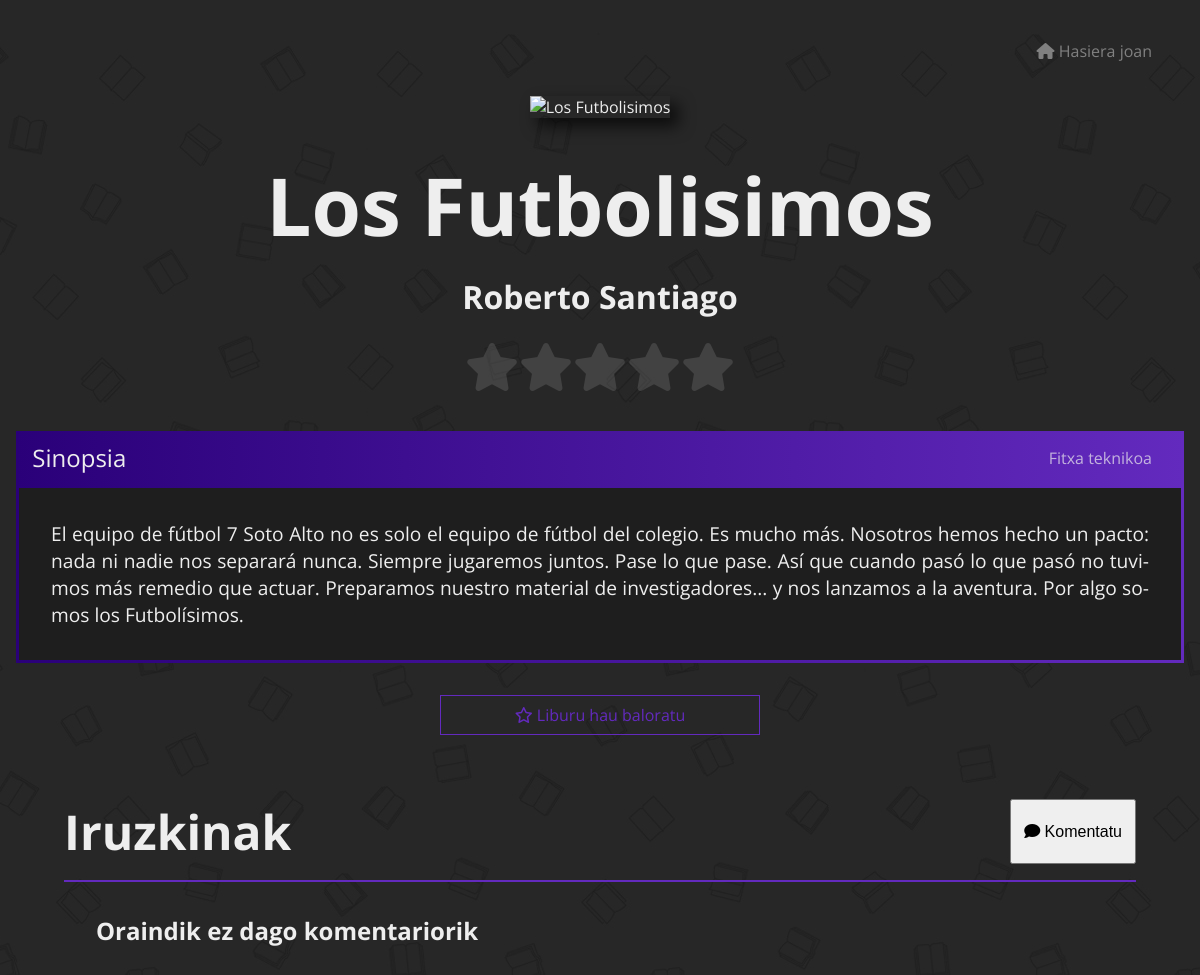
/views/book_info.php?liburua=4 (signed in), run on the app's committed database.
### tables this page shows
create table if not exists solicitud_libro (
  nickname varchar(255),
  id_libro int(5),
  estado enum('aceptado','denegado','espera') default 'espera' not null,
  foreign key (id_libro) references libro(id_libro) on delete cascade,
  foreign key (nickname) references usuario(nickname) on delete cascade
);

create table if not exists libro (
  id_libro int(5) auto_increment primary key,
  titulo varchar(255) not null,
  escritor varchar(255) not null,
  sinopsis varchar(2300),
  formato enum('Nobela','Komikia','Nobela grafikoa','Manga') not null,
  etiqueta varchar(255),
  portada varchar(255),
  edad_media int(2) unsigned default 0,
  num_lectores int unsigned default 0,
  nota_media int(1) unsigned default 0
);

### views/book_info.php (the view, shortened to what this page needs)
<?php
  include('../templates/head.php');
  include_once('../modules/connection.php');
  $book = $_REQUEST['liburua'];
  $query = $miPDO->prepare('SELECT libro.*, solicitud_libro.estado AS estado FROM libro, solicitud_libro WHERE libro.id_libro = :book AND libro.id_libro = solicitud_libro.id_libro');
  $query->execute(['book' => $book]);
  $results = $query->fetch();
?>
    <link rel="stylesheet" href="../styles/book_info.css">
</head>
<body>
  <main>
  <?php
    if ($results['estado'] === "aceptado") {
      echo ' <a class="back" href="main_menu.php"><i class="fa-solid fa-house"></i> Hasiera joan</a>';
    } else if ($results['estado'] === "espera") {
      echo ' <a class="back" href="management.php"><i class="fa-solid fa-house"></i> Administrazioara joan</a>';
    }
    ?>
    <figure>
      <?php echo '<img src="../src/img/books/'.$results['id_libro'].'.jpg" alt="'.$results['titulo'].'">' ?>
    </figure>
    <section>
      <header>
        <?php
          echo '<h1>'.$results['titulo'].'</h1>
                <h2>'.$results['escritor'].'</h2>';
        ?>
        <div class="stars">
          <?php
            if ($results['nota_media'] === 0) {
              for ($i = 0; $i <= 4; $i++) {
                echo '<i class="fa-solid fa-star"></i>';
              }
            }
          ?>
        </div>
      </header>
      <div class="info-container">
        <header>
          <p>Sinopsia</p>
          <p>Fitxa teknikoa</p>
        </header>
        <div class="container">
          <div class="sinopsis">
            <?php
              echo '<p>'.$results['sinopsis'].'</p>';
            ?>
          </div>
        </div>
      </div>
      <?php
        $query = $miPDO->prepare('SELECT * FROM valoracion WHERE nickname = :nickname AND id_libro = :id_libro');
        $query->execute(['nickname' => $_SESSION['nickname'], 'id_libro' => $_REQUEST['liburua']]);
        $results = $query->fetch();
        echo '<div class="actions">';
        if ($results) {
          echo '<div><i class="fa-solid fa-star"></i> Liburu hau baloratu duzu</div>';
        } else {
          echo '<div class="rateBookButton"><i class="fa-regular fa-star"></i> Liburu hau baloratu</div>';
        }
        echo '</div>';
      ?>
    </section>
  </main>
  <section class="reviews">
    <header>
      <div>
        <h1>Iruzkinak</h1>
        <button><i class="fa-solid fa-comment"></i> Komentatu</button>
      </div>
    </header>
    <?php
    $query = $miPDO->prepare('SELECT * FROM comentario WHERE id_libro = :book AND estado = "aceptado" ORDER BY fecha DESC');
    $query->execute(['book' => $_GET['liburua']]);
    $results = $query->fetchAll();
    if ($results) {
      foreach ($results as $position => $comment) {
        $id_comentario = $comment['id_comentario'];
        echo '<section class="comments">
                <div class="main-comment">
                  <header>
                    <h1>'.$comment['nickname'].'</h1>';
                    if ($comment['nickname'] === $_SESSION['nickname']) {
                      echo '<form action="../modules/delete_comment.php" method="get">
                              <input type="hidden" name="book" value="'.$_REQUEST['liburua'].'">
                              <input type="hidden" name="id_comment" value="'.$id_comentario.'">
                              <button><i class="fa-solid fa-trash-can"></i></button>
                            </form>';
                    } else {
                      echo '<button class="answer-button"><i class="fa-solid fa-reply"></i> Erantzun</button>';
                    }
        echo      '</header>
                  <div class="mensaje">
                    '.$comment['mensaje'].'
                    <div class="date">
                      <p>'.date_format(date_create($comment['fecha']), 'G:i').'</p>
                      <p>'.date_format(date_create($comment['fecha']), 'Y/m/j').'</p>
                    </div>
                  </div>
                </div>';
    ?>
      <div class="user-answer">
        <header>
          <h1><?php echo $_SESSION['nickname'] ?></h1>
        </header>
        <div class="mensaje">
          <form action="../modules/new_answer.php" method="get">
            <textarea placeholder="Erantzuna eman" id="mensaje" name="mensaje" autofocus required autocomplete="off" maxlength="2300"></textarea>
            <input type="hidden" name="book" value="<?php echo $_REQUEST['liburua'] ?>">
            <input type="hidden" name="nickname" value="<?php echo $_SESSION['nickname'] ?>">
            <input type="hidden" name="id_comment" value="<?php echo $comment['id_comentario'] ?>">
            <button>Erantzuna eman</button>
          </form>
        </div>
      </div>
    <?php
        $query = $miPDO->prepare('SELECT * FROM respuesta WHERE id_libro = :book AND id_comentario = :id_comentario AND estado = "aceptado" ORDER BY fecha DESC');
        $query->execute(['book' => $_REQUEST['liburua'], 'id_comentario' => $id_comentario]);
        $results = $query->fetchAll();
        if ($results) {
          foreach ($results as $position => $answer) {
            echo '<div class="answer">
                    <header>
                      <h1>'.$answer['nickname'].'</h1>';
                      if ($answer['nickname'] === $_SESSION['nickname']) {
                        echo '<form action="../modules/delete_answer.php" method="get">
                                <input type="hidden" name="book" value="'.$_REQUEST['liburua'].'">
                                <input type="hidden" name="id_answer" value="'.$answer['id_respuesta'].'">
                                <button><i class="fa-solid fa-trash-can"></i></button>
                              </form>';
                      }
            echo    '</header>
                    <div class="mensaje">
                      '.$answer['mensaje'].'
                      <div class="date">
                        <p>'.date_format(date_create($comment['fecha']), 'G:i').'</p>
                        <p>'.date_format(date_create($comment['fecha']), 'Y/m/j').'</p>
                      </div>
                    </div>
                  </div>';
          }
        }
        echo '</section>';
      }
    } else {
      echo '<h1 class="empty">Oraindik ez dago komentariorik</h1>';
    }
    ?>
    </section>
</body>
</html>

### styles/general.css (style rules this page uses)
*, *::after, *::before { margin: 0; padding: 0; box-sizing: border-box; }
body { font-family: "Open Sans"; background-image: url(../src/img/background2.jpg); color: var(--font); overflow-x: hidden; }
:root { --accent: linear-gradient(90deg, rgb(42, 0, 121) 0%, rgb(99, 42, 190) 100%); --dark-purple: rgb(42, 0, 121); --light-purple: rgb(99, 42, 190); --font: #EEE; --main-bg: #2D2D30; --secundary-bg: #1E1E1E; }

### styles/book_info.css (style rules this page uses)
main { display: flex; align-items: center; margin-block: 4rem; padding: 4rem; }
figure img { width: 420px; height: 660px; box-shadow: .5rem .5rem 1rem rgba(0, 0, 0, 0.7); }
main header:not(.info-container header) { display: flex; flex-direction: column; padding: 2rem; padding-top: 0; gap: 1rem; }
main header h1 { font-size: 5rem; color: var(--font); }
main header h2 { font-size: 2rem; color: var(--font); }
.stars { font-size: 3rem; }
.stars > *:not(.calification) { color: gray; opacity: .3; }
main section { margin-inline: 2rem; width: 100%; }
.info-container { background: var(--accent); width: 100%; overflow: hidden; }
.info-container header { width: 100%; display: flex; justify-content: space-between; color: var(--font); }
.info-container header p { transition: all .3s ease-in-out; padding: 1rem 2rem; }
.info-container .container { display: flex; transition: all .5s ease-in-out; color: var(--font); width: 200%; }
.sinopsis, .more-info { display: flex; overflow: hidden; font-size: 1.2rem; padding: 2rem; width: 100%; background-color: var(--secundary-bg); margin: 3px; transition: all .3s ease-in-out; }
.sinopsis p { text-align: justify; hyphens: auto; -webkit-hyphens: auto; }
.actions { margin-top: 2rem; display: flex; justify-content: center; align-items: center; text-align: center; width: 100%; }
.actions div { padding: .5rem 1rem; background: var(--accent); color: var(--font); width: 20rem; }
.actions .rateBookButton { background: transparent; border: 1px solid var(--light-purple); color: var(--light-purple); transition: all .3s ease-in-out; }
.reviews { padding: 4rem; }
.reviews header { width: 100%; display: flex; flex-direction: column; padding-bottom: 1rem; border-bottom: 2px solid var(--light-purple); gap: 1rem; }
.reviews header h1 { font-size: 3rem; color: var(--font); }
.reviews header div { width: 100%; display: flex; justify-content: space-between; }
.reviews header button { font-size: 1rem; padding: .75rem; resize: none; outline: none; }
.empty { margin: 2rem; color: var(--font); }
.back { position: absolute; right: 0; top: 0; margin: 2rem; color: gray; text-decoration: none; padding: .5rem 1rem; transition: all .3s ease-in-out; }
@media screen and (max-width: 1280px) { main { flex-direction: column; padding-block: 0; padding-inline: 1rem; margin-block: 0; margin-top: 6rem; width: 100%; } }
@media screen and (max-width: 1280px) { main header:not(.info-container header) { padding-block: 2rem; padding-inline: 0; align-items: center; } }

### data on the page
solicitud_libro: id_libro.titulo "Los Futbolisimos", id_libro.escritor "Roberto Santiago", id_libro.sinopsis "El equipo de fútbol 7 Soto Alto no es solo el equipo de fútbol del colegio. Es mucho más. Nosotros hemos hecho un pacto: nada ni nadie nos separará nunca. Siempre jugaremos juntos. Pase lo que pase. Así que cuando pasó lo que pasó no tuvimos más remedio que actuar. Preparamos nuestro material de investigadores... y nos lanzamos a la aventura. Por algo somos los Futbolísimos."
